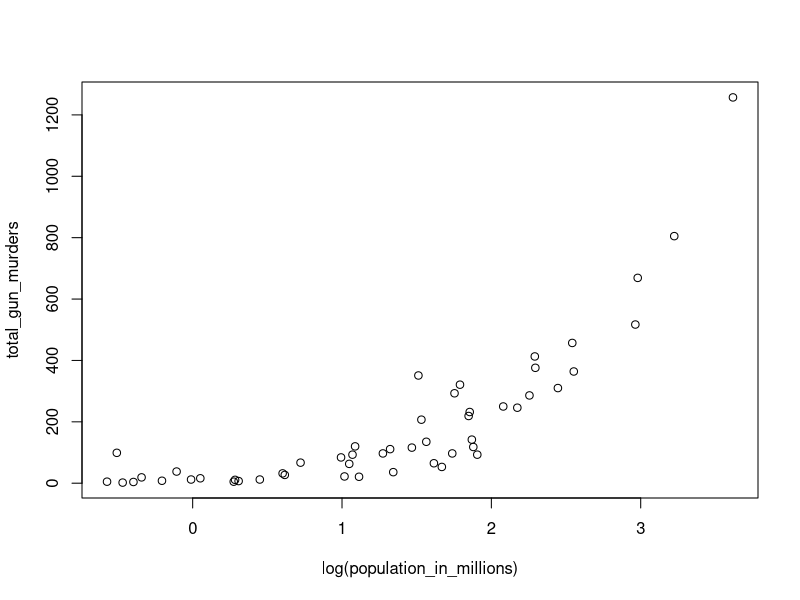

Generate this figure with R:
library(dslabs)
library(dplyr)
data(murders)

murders = mutate(murders, rate = (total/population)*100000)
population_in_millions <- murders$population / 1000000
total_gun_murders <- murders$total
plot(log(population_in_millions), total_gun_murders)
